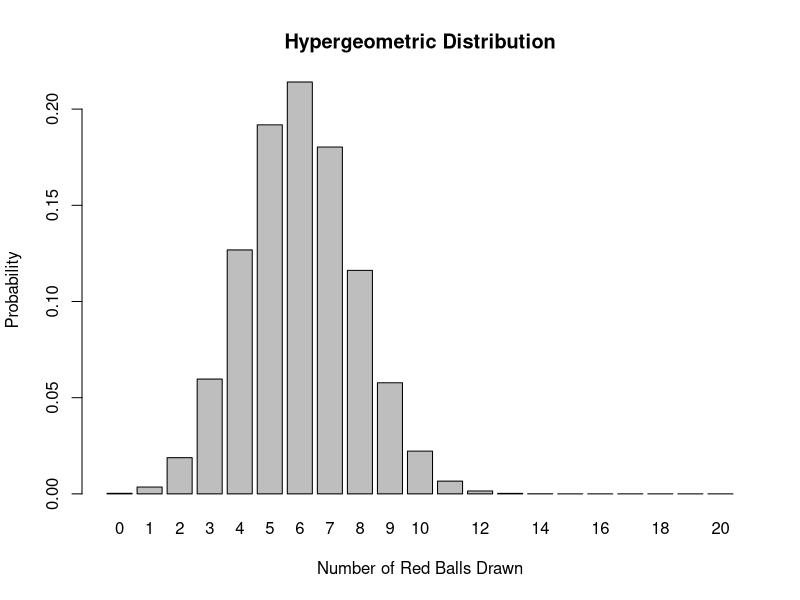
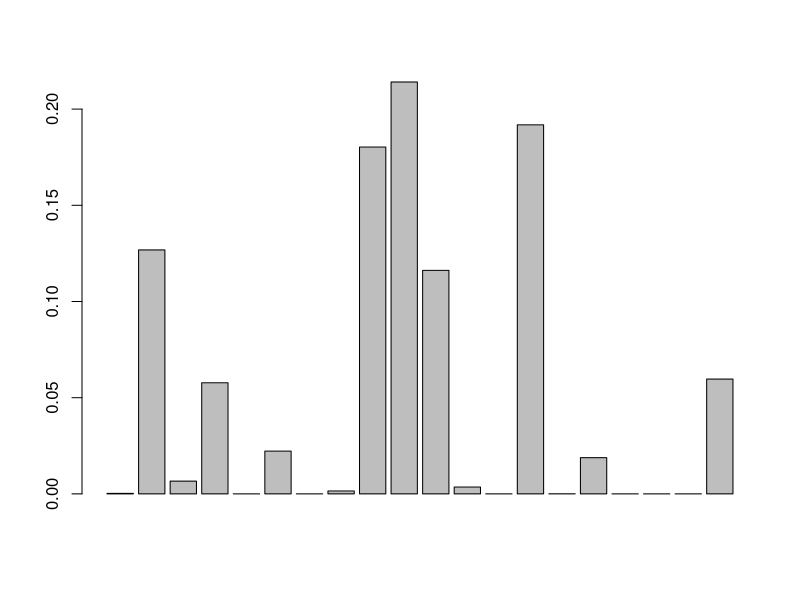
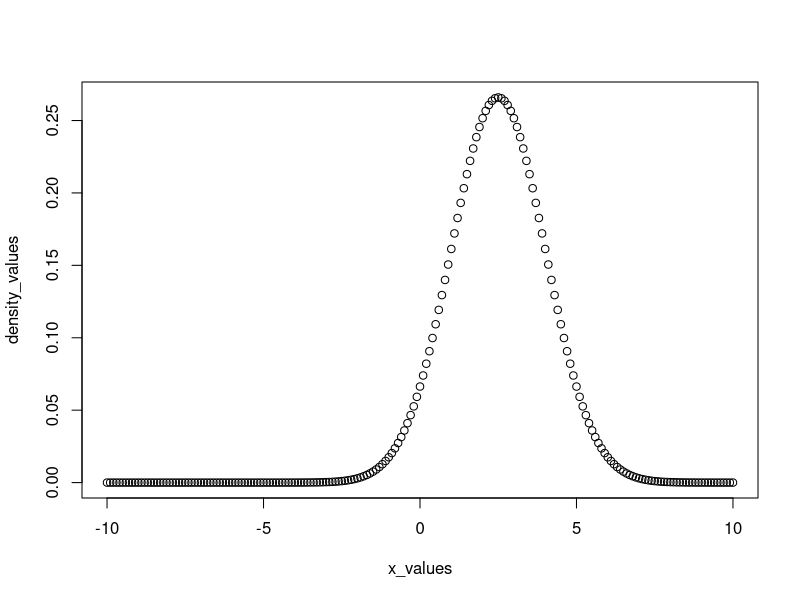
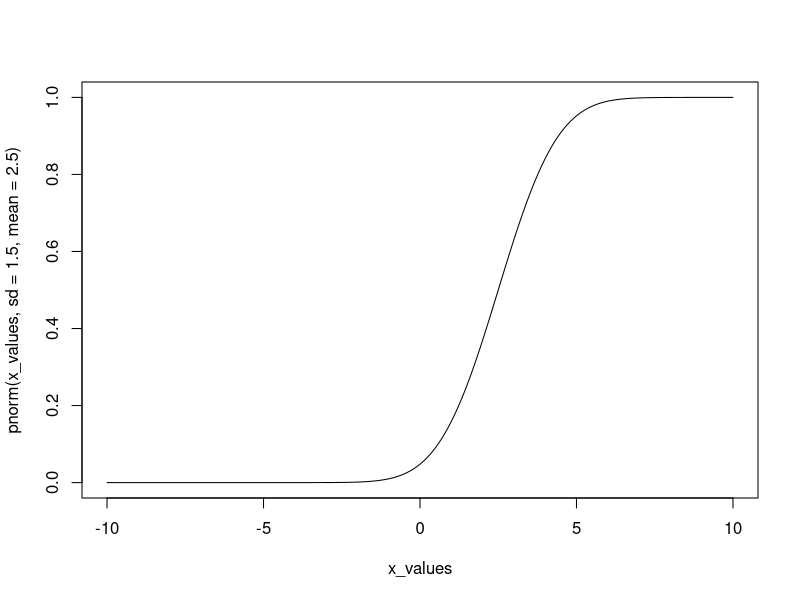
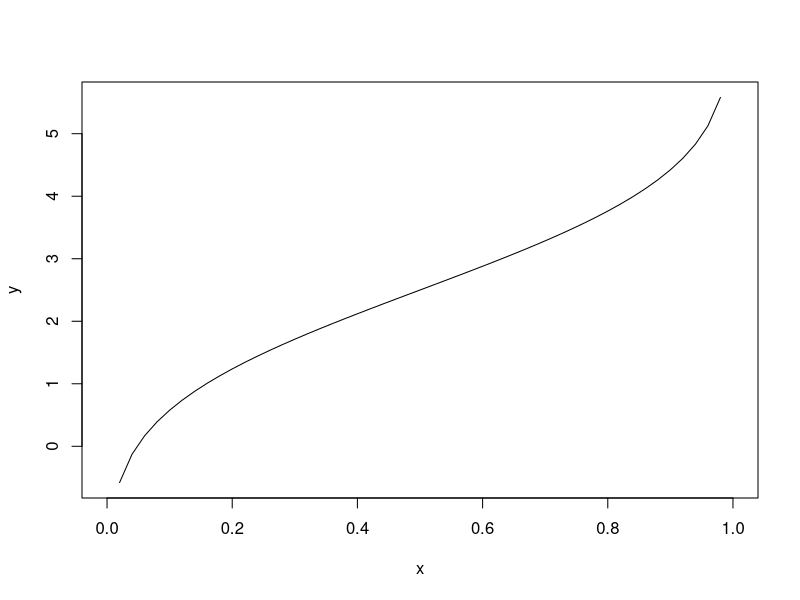
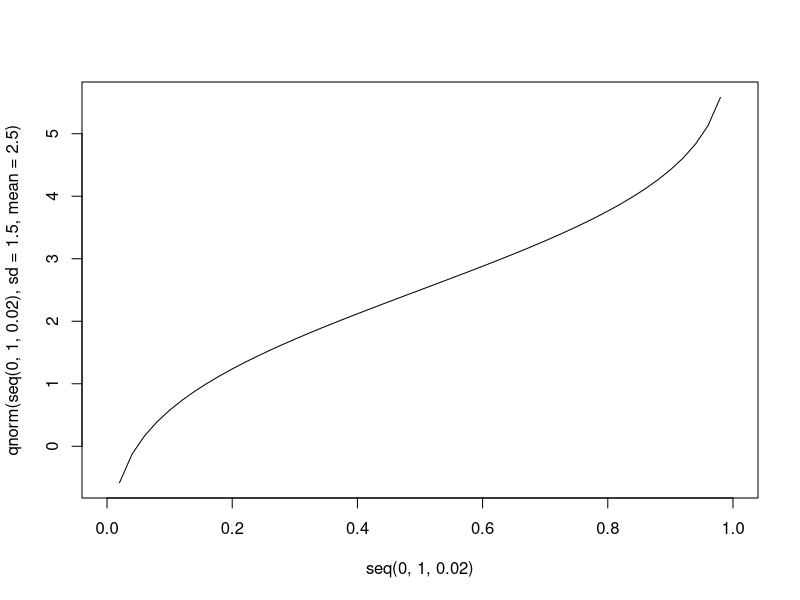
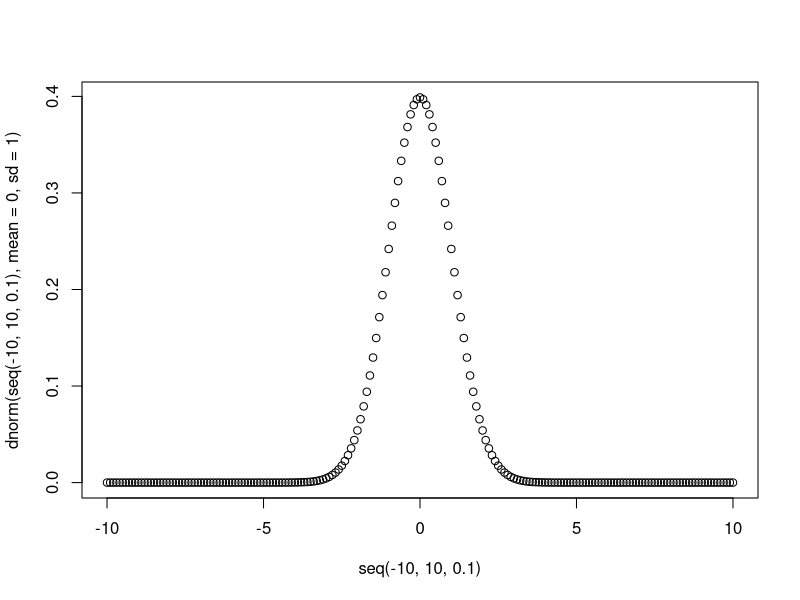
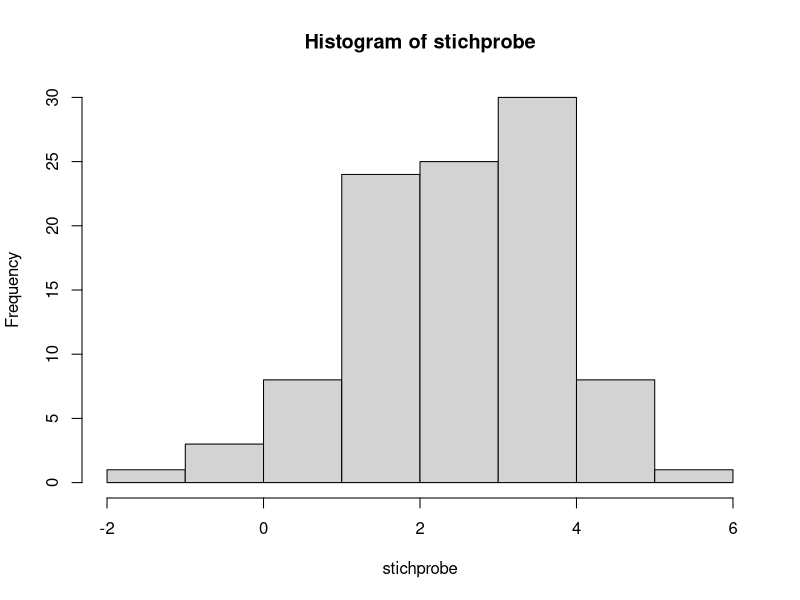

These charts were generated, in order, by the following R code:
#sheet 6
library("tidyverse")
library("tidyr")
library("dplyr")
library("ggplot2")

#Aufgabe 1.1.(a)
#Consider an urn with 100 balls, where are 30 balls of them are red. 
#20 balls are randomly drawn and let X be the number of red drawn balls.
total_balls <- 100
red_balls <- 30
drawn_balls <- 20
possible_X <- 0:drawn_balls
probs <- dhyper(x = possible_X, m = red_balls, n = total_balls - red_balls, k = drawn_balls)
#(b) Plot.
barplot(probs, 
        names.arg = possible_X, 
        xlab = "Number of Red Balls Drawn", 
        ylab = "Probability", 
        main = "Hypergeometric Distribution")
#Die Wahrscheinlichkeit ist für k=6 am höchsten!

#(c)Generate a sample of size 20 of values of X.
k_sample <- sample(possible_X, size = 20, replace = FALSE)
sample <- dhyper(k_sample, m = red_balls, n = total_balls - red_balls, k = drawn_balls)
barplot(sample)

#(e)
q1 <- qhyper(0.25, m = red_balls, n = total_balls - red_balls, k = drawn_balls)
q2 <- qhyper(0.50, m = red_balls, n = total_balls - red_balls, k = drawn_balls)
q3 <- qhyper(0.75, m = red_balls, n = total_balls - red_balls, k = drawn_balls)

#
random_sample <- rhyper(20, m = red_balls, n = total_balls - red_balls, k = drawn_balls)
print(random_sample)

#(d)
a <- phyper(15, m = red_balls, n = total_balls - red_balls, k = drawn_balls)
b <- phyper(5-1, m = red_balls, n = total_balls - red_balls, k = drawn_balls)
x <- a-b

#Augabe 2.1.

#dnorm()
x_values <- seq(-10, 10, .1)
density_values <- dnorm(x_values, sd = 1.5, mean = 2.5)
plot(x_values, density_values)
#pnorm()
prob_1 <- pnorm(2, sd = 1.5, mean = 2.5)
prob_2 <- 1 - pnorm(3.1, sd = 1.5, mean = 2.5)
prob_3 <- pnorm(3.5, sd = 1.5, mean = 2.5) - pnorm(1, sd = 1.5, mean = 2.5)
plot(x_values, pnorm(x_values, sd = 1.5, mean = 2.5), type = "l")
#qnorm()
x <- seq(0,1,.02)
y <- qnorm(x, sd = 1.5, mean = 2.5)
plot(x, y, type = "l")
plot(seq(0,1,.02), qnorm(seq(0,1,.02), sd = 1.5, mean = 2.5), type = "l")

#Beispiel pnorm und qnorm
quantil <- qnorm(0.975, mean = 0, sd = 1)
print(quantil)

wahrscheinlichkeit <- pnorm(1.96, mean = 0, sd = 1)
print(wahrscheinlichkeit)

plot(seq(-10, 10, 0.1), dnorm(seq(-10, 10, 0.1), mean = 0, sd = 1))

#rnorm()
stichprobe <-  rnorm(100, sd = 1.5, mean = 2.5)
hist(stichprobe)

#Aufgabe 2.2.
x_values <- seq(0, 20, .1)
density_values <- dnorm(x_values, sd = 0.6, mean = 12.8)
plot(x_values, density_values)
less_than_12_ounces <- pnorm(12, sd = 0.3439, mean = 12.8)
#die Standard Deviation müsste bei gerundet 0.3439 liegen 
#damit genau nur noch 1% der Potato Chips <= 12 ounces wiegen

#Um es ohne R zu machen brauchen wir dennoch den Wert des 1.Percentils
z_score <- qnorm(0.01) #mean und sd werden default auf 0 und 1 gesetzt
print(z_score)
#Z-Score Formel nach sd umgestellt
(12-12.8)/qnorm(0.01, mean = 0, sd = 1)


#Aufgabe 2.3.
#(a)
prob_at_least_750 <- 1 - pnorm(750, mean = 800, sd = 80)
prob_exceeds_1000 <- 1 - pnorm(1000, mean = 800, sd = 80)

#(b)
n <- 10000
mu <- 800
sigma <- 80
unteren_5 <- qnorm(0.025, mean = n*mu, sd = n^0.5*sigma)
oberen_5 <- qnorm(0.975, mean = n*mu, sd = n^0.5*sigma)
#Wenn ich 10 000 Fäden nebeneinander lege, haben diese mit einer 95% Wahrscheinlichkeit eine
#Gesamtlänge zwischen "unteren_5" und "oberen_5" m

#(c)
aktuell <- 1 - pnorm(750, mean = 800, sd = 80)

quantile <- qnorm(0.1, mean = 0, sd = 1)


#(d)
x <- pnorm(750, mean = 800, sd = 80)
print(x)

z <- rnorm(10, mean = 800, sd = 80)
print(z)

pbinom(q = 1, size = 10, prob = pnorm(750, mean = 800, sd = 80))


#Aufgabe 2.4.
#(b)
Peter <- pnorm(723, mean = 720, sd = 5) - pnorm(717, mean = 720, sd = 5)
Paul <- pnorm(723, mean = 722, sd = 2) - pnorm(717, mean = 722, sd = 2)
prob <- Peter * Paul

#Aufgabe 2.5.
#(a)
sample <- seq(0, 3, 0.1)
mu_melone <- 1.2
mu_pineapple <- 0.6
var_melone <- 0.3^2
var_pineapple <- 0.2^2
sigma <- (var_melone + var_pineapple)^0.5

density_values <- dnorm(sample, mean = mu_melone+mu_pineapple, sd = sigma)
plot(sample, density_values, type = "l")
#(b)
b <- pnorm(2, mean = mu_melone+mu_pineapple, sd = sigma)
#(c)
neues_mu <- 1.2 * 2 + 0.6 * 4
neue_var <- 2^2 * var_melone + 4^2 * var_pineapple
neues_sample <- seq(0, 9, 0.1)
neue_verteilung <- dnorm(neues_sample, mean = neues_mu, sd = neue_var^0.5)
plot(neues_sample, neue_verteilung)

#(d)
prob <- 1 - pnorm(4, mean = neues_mu, sd = neue_var^0.5)




